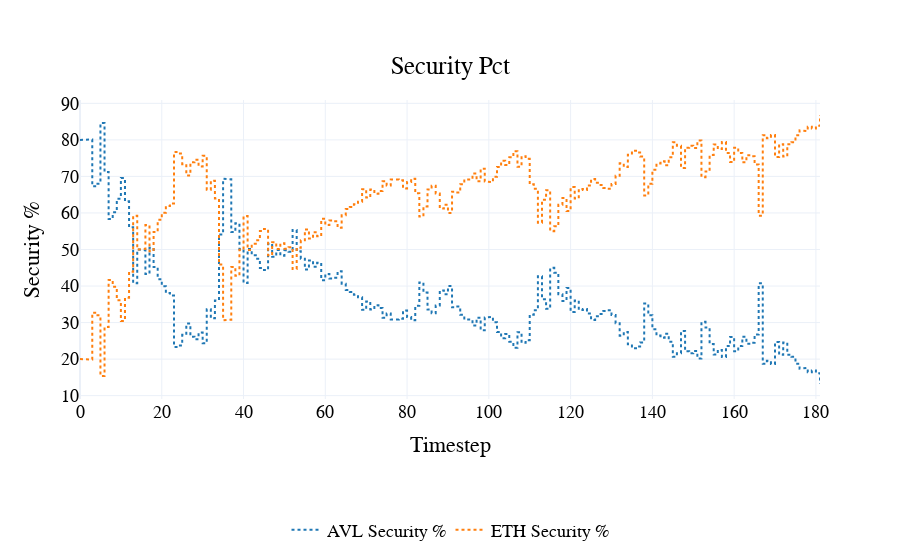

Notebook cell for this chart:
### Code cell
fig= visualizations.plot_security_pct(
    df
)
pio.show(fig)

### Figure 1 — Plotly figure (JSON) as saved in the notebook; plotly's stock layout.template omitted (floating-point values rounded to 4 significant figures; data arrays with more than 128 entries replaced by an {"elided": "..."} marker saying what was removed)
{"data": [{"line": {"color": "#1f77b4", "dash": "dot"}, "name": "AVL Security %", "type": "scatter", "x": {"elided": "1268 int values"}, "y": {"elided": "1268 float values"}}, {"line": {"color": "#ff7f0e", "dash": "dot"}, "name": "ETH Security %", "type": "scatter", "x": {"elided": "1268 int values"}, "y": {"elided": "1268 float values"}}], "layout": {"font": {"color": "black", "family": "Arial", "size": 18}, "hovermode": "x unified", "legend": {"orientation": "h", "x": 0.5, "xanchor": "center", "y": -0.5, "yanchor": "bottom"}, "paper_bgcolor": "rgba(255, 255, 255, 1)", "plot_bgcolor": "rgba(255, 255, 255, 1)", "title": {"text": "Security Pct", "x": 0.5, "xanchor": "center", "y": 0.9, "yanchor": "top"}, "xaxis": {"title": {"text": "Timestep"}}, "yaxis": {"title": {"text": "Security %"}}}}
